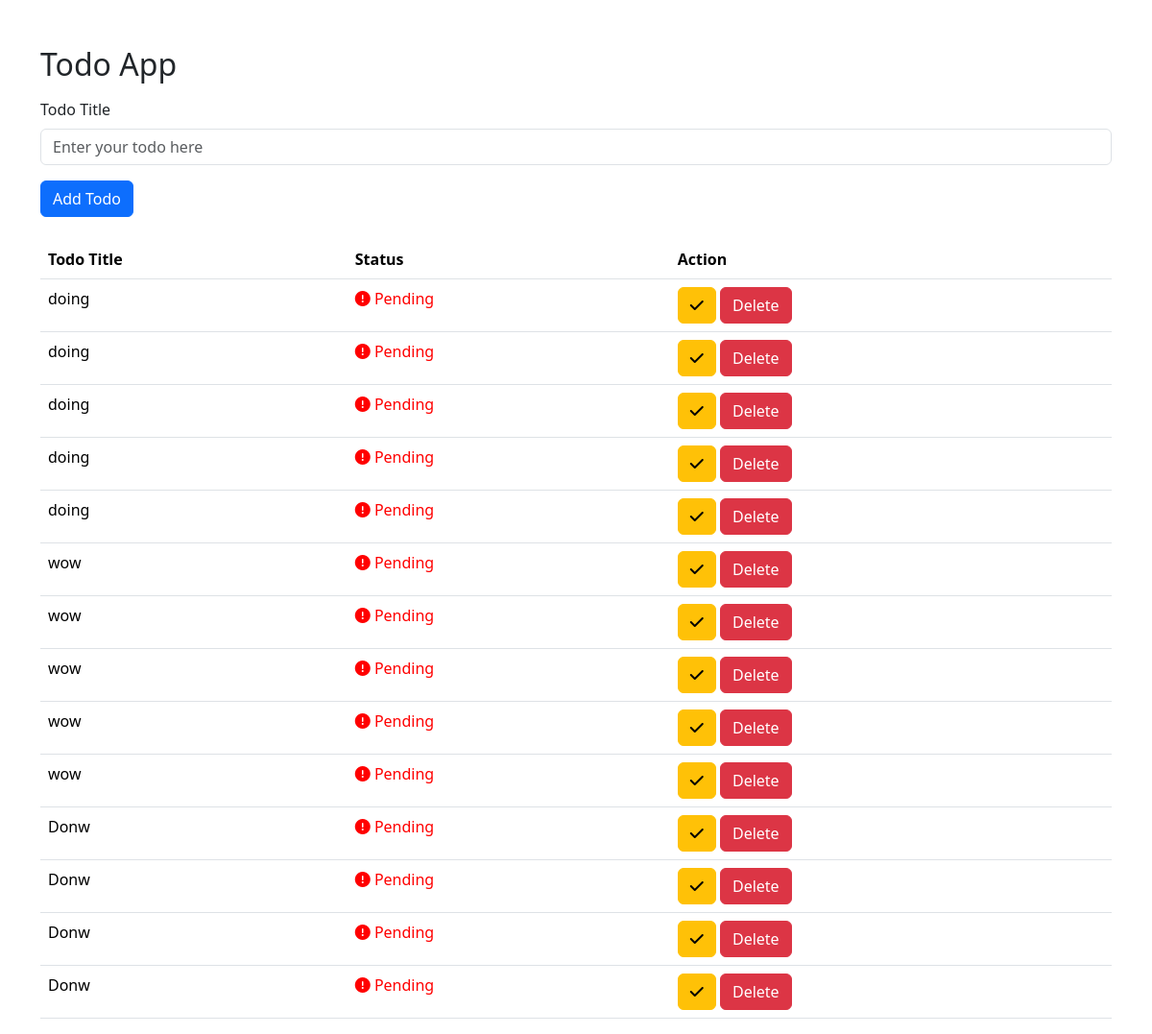
The page / on the database its author committed.
### tapp/models.py (models this page shows, shortened)
class Todo(models.Model):
    title = models.CharField(max_length=50, default='')
    status = models.BooleanField(default=False)

### tapp/views.py (the view)
# urls.py: path('',views.index),
def index(request):
    if request.method=='POST':
        title=request.POST['title']
        Todo.objects.create(title=title)
        todos=Todo.objects.all()
        context={
            "todos":todos,
        }
        return render(request,'index.html',context)
    elif request.method == 'GET':
        todos = Todo.objects.all()
        context = {
            "todos":todos
        }
        return render(request, 'index.html', context)

### tapp/templates/index.html (shortened to what this page needs)
<!doctype html>
<html lang="en">
<head>
  <link href="https://cdn.jsdelivr.net/npm/bootstrap@5.3.2/dist/css/bootstrap.min.css" rel="stylesheet">
  <link rel="stylesheet" href="https://cdnjs.cloudflare.com/ajax/libs/font-awesome/6.3.0/css/all.min.css">
</head>
<body>
<div class='container'>
  <h2 class="mt-5">Todo App</h2>
  <form method='post' class="mt-3">
    <div class="mb-3">
      <label for="todoTitle" class="form-label">Todo Title</label>
      <input type="text" class="form-control" id="todoTitle" name='title' placeholder="Enter your todo here" required>
    </div>
    <button type="submit" class="btn btn-primary">Add Todo</button>
  </form>
  <table class="table mt-4">
    <thead>
      <tr>
        <th scope="col">Todo Title</th>
        <th scope="col">Status</th>
        <th scope="col">Action</th>
      </tr>
    </thead>
    <tbody>
      {% for i in todos %}
      <tr>
        <td>{{ i.title }}</td>
        <td>
          {% if i.status %}
            <span class="completed"><i class="fas fa-check"></i> Completed</span>
          {% else %}
            <span class="pending"><i class="fas fa-exclamation-circle"></i> Pending</span>
          {% endif %}
        </td>
        <td>
          <button method='post' type="submit" class="btn btn-warning" name='done'><i class="fa-solid fa-check"></i></button>
          <button type="button" class="btn btn-danger">Delete</button>
        </td>
      </tr>
      {% endfor %}
    </tbody>
  </table>
</div>
</body>
</html>

### tapp/templates/index.html (style rules this page uses)
.pending { color: red; }

### rows shown on the page
Todo: title "doing", status False (drawn)
Todo: title "doing", status False (drawn)
Todo: title "doing", status False (drawn)
Todo: title "doing", status False (drawn)
Todo: title "doing", status False (drawn)
Todo: title "wow", status False (drawn)
Todo: title "wow", status False (drawn)
Todo: title "wow", status False (drawn)
Todo: title "wow", status False (drawn)
Todo: title "wow", status False (drawn)
Todo: title "Donw", status False (drawn)
Todo: title "Donw", status False (drawn)
Todo: title "Donw", status False (drawn)
Todo: title "Donw", status False (drawn)
